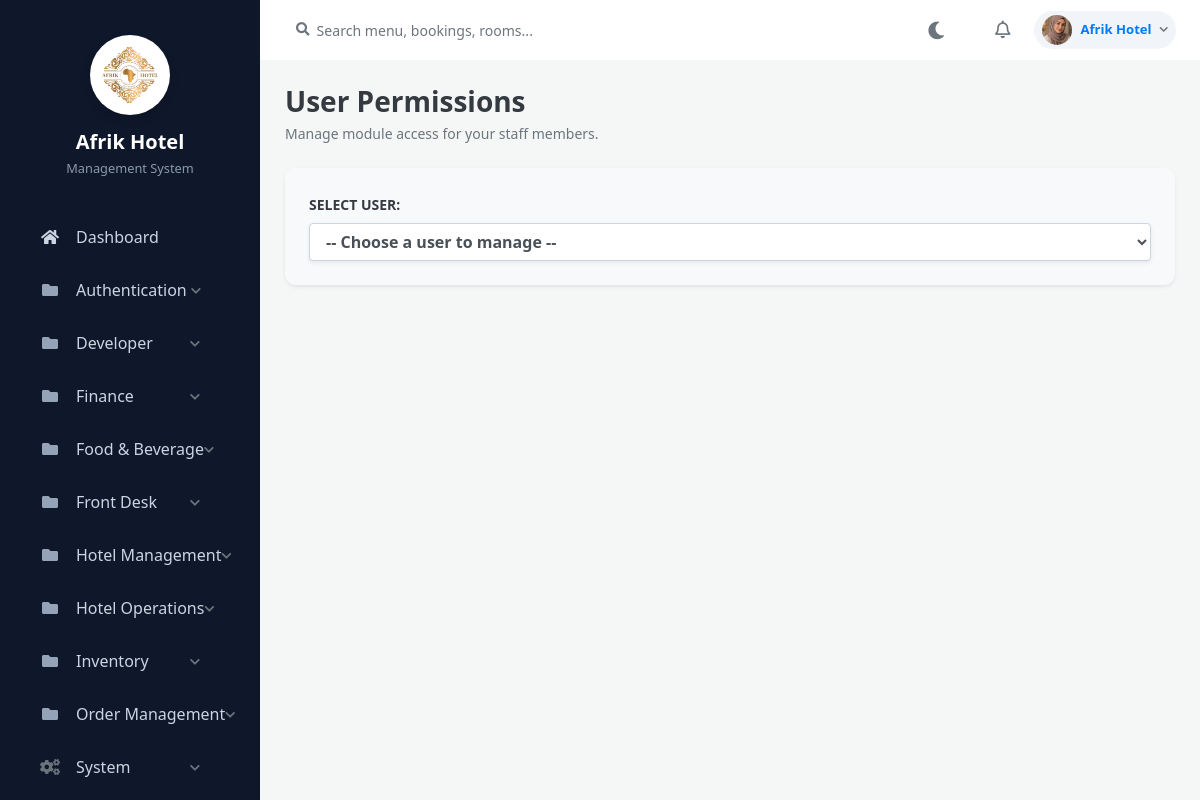
The app's page /admin/users/user_permissions.php (signed in) with its own data.
### tables this page shows
CREATE TABLE `settings` (
  `id` int(11) NOT NULL,
  `hotel_name` varchar(255) NOT NULL,
  `hotel_email` varchar(255) NOT NULL,
  `hotel_phone` varchar(50) NOT NULL,
  `hotel_address` text NOT NULL,
  `updated_at` timestamp NOT NULL DEFAULT current_timestamp() ON UPDATE current_timestamp(),
  `hotel_logo` varchar(255) DEFAULT NULL
);

CREATE TABLE `system_pages` (
  `id` int(11) NOT NULL,
  `page_name` varchar(100) NOT NULL,
  `url` varchar(255) NOT NULL,
  `category` varchar(100) NOT NULL,
  `icon_class` varchar(100) NOT NULL,
  `page_type` varchar(50) DEFAULT 'Sidebar',
  `created_at` timestamp NOT NULL DEFAULT current_timestamp()
);

### includes/auth_check.php (called while the page is built, shortened)
<?php
$scriptDir = dirname($_SERVER['SCRIPT_FILENAME']);
$basePath = '';
while (!file_exists($scriptDir . '/config/database.php') && strlen($scriptDir) > 3) {
    $basePath .= '../';
    $scriptDir = dirname($scriptDir);
}
?>

### admin/users/user_permissions.php (the view, shortened to what this page needs)
<?php
require_once '../../includes/auth_check.php';
require_once '../../config/database.php';
$current_admin_id = intval($_SESSION['admin_id']);
$users = $conn->query("SELECT id, name, full_name, role FROM admin WHERE id != $current_admin_id ORDER BY name ASC");
$pages_res = $conn->query("SELECT * FROM system_pages ORDER BY category ASC, id ASC");
include '../../includes/header.php';
include '../../includes/sidebar.php';
include '../../includes/navbar.php';
?>
<div class="container-fluid p-0">
    <div class="mb-4">
        <h1 class="h3 font-weight-bold text-dark mb-1">User Permissions</h1>
        <p class="text-muted small">Manage module access for your staff members.</p>
    </div>
    <div class="card shadow-sm border-0 mb-4" style="border-radius: 12px;">
        <div class="card-body p-4 bg-light" style="border-radius: 12px;">
            <form method="GET" action="" id="userSelectForm">
                <label class="font-weight-bold text-dark text-uppercase small">Select User:</label>
                <?php if($users->num_rows > 0): ?>
                    <select name="user_id" class="form-control font-weight-bold shadow-sm" style="border: 1px solid #cbd5e1;" onchange="document.getElementById('userSelectForm').submit();">
                        <option value="">-- Choose a user to manage --</option>
                    </select>
                <?php else: ?>
                    <div class="alert alert-warning mb-0 border-0 shadow-sm">
                        <i class="fas fa-exclamation-circle mr-1"></i> You are the only user in the system. <a href="users.php" class="font-weight-bold text-dark">Add a staff member</a> to manage permissions.
                    </div>
                <?php endif; ?>
            </form>
        </div>
    </div>
</div>
<?php include '../../includes/footer.php'; ?>

### includes/sidebar.php (shortened to what this page needs)
<nav id="sidebar">
    <?php
    $sidebar_settings = [];
    if (isset($conn)) {
        $set_query = $conn->query("SELECT hotel_name, hotel_logo FROM settings WHERE id = 1");
        if ($set_query && $set_query->num_rows > 0) {
            $sidebar_settings = $set_query->fetch_assoc();
        }
    }
    $hotel_title = !empty($sidebar_settings['hotel_name']) ? htmlspecialchars($sidebar_settings['hotel_name']) : 'Afrik Hotel';
    $hotel_logo = !empty($sidebar_settings['hotel_logo']) ? htmlspecialchars($sidebar_settings['hotel_logo']) : '';
    ?>
    <div class="sidebar-header" style="flex-direction: column; text-align: center; padding-top: 35px; padding-bottom: 25px;">
        <?php if ($hotel_logo): ?>
            <img src="<?php echo $basePath; ?>assets/images/<?php echo $hotel_logo; ?>" alt="Logo" style="width: 80px; height: 80px; object-fit: cover; margin-bottom: 15px; margin-right: 0; background: #fff; border-radius: 50%; padding: 4px; box-shadow: 0 4px 10px rgba(0,0,0,0.15);">
        <?php endif; ?>
        <div>
            <div style="font-size: 1.25rem; line-height: 1.2; font-weight: 700; color: #fff;"><?php echo $hotel_title; ?></div>
            <div style="font-size: 0.8rem; font-weight: normal; color: #8a99af; margin-top: 5px;">Management System</div>
        </div>
    </div>
    <?php
    $current_page = basename($_SERVER['PHP_SELF']);
    $menu_structure = [];
    if (isset($conn)) {
        $pages_query = $conn->query("SELECT * FROM system_pages ORDER BY category ASC, id ASC");
        while($row = $pages_query->fetch_assoc()) {
            if (hasPermission($row['url'])) {
                if ($row['category'] === 'Finance' && (stripos($row['page_name'], 'report') !== false || stripos($row['url'], 'report') !== false)) {
                    $menu_structure['Reports'][] = $row;
                } else {
                    $menu_structure[$row['category']][] = $row;
                }
            }
        }
        $ordered_menu = [];
        if (isset($menu_structure['Main'])) {
            $ordered_menu['Main'] = $menu_structure['Main'];
            unset($menu_structure['Main']);
        }
        $system_pages = isset($menu_structure['System']) ? $menu_structure['System'] : null;
        unset($menu_structure['System']);
        $reports_pages = isset($menu_structure['Reports']) ? $menu_structure['Reports'] : null;
        unset($menu_structure['Reports']);
        foreach ($menu_structure as $cat => $pages) {
            $ordered_menu[$cat] = $pages;
        }
        if ($system_pages) {
            $ordered_menu['System'] = $system_pages;
        }
        if ($reports_pages) {
            $ordered_menu['Reports'] = $reports_pages;
        }
        $menu_structure = $ordered_menu;
    }
    ?>
    <ul class="list-unstyled components">
        <?php foreach($menu_structure as $category => $cat_pages): ?>
            <?php if ($category === 'Main'): ?>
                <?php foreach($cat_pages as $page): ?>
                    <li class="<?php echo ($current_page == basename($page['url'])) ? 'active' : ''; ?>">
                        <a href="<?php echo $basePath . $page['url']; ?>" class="d-flex align-items-center">
                            <i class="<?php echo htmlspecialchars($page['icon_class']); ?> mr-3" style="width: 20px; text-align: center;"></i>
                            <span style="white-space: nowrap;"><?php echo htmlspecialchars($page['page_name']); ?></span>
                        </a>
                    </li>
                <?php endforeach; ?>
            <?php else: ?>
                <?php $cat_id = md5($category); ?>
                <li>
                    <a href="#cat-<?php echo $cat_id; ?>" data-toggle="collapse" aria-expanded="false" class="d-flex justify-content-between align-items-center">
                        <div class="d-flex align-items-center">
                            <?php if ($category === 'Reports'): ?>
                                <i class="fas fa-chart-bar text-muted mr-3" style="width: 20px; text-align: center;"></i>
                            <?php elseif ($category === 'System'): ?>
                                <i class="fas fa-cogs text-muted mr-3" style="width: 20px; text-align: center;"></i>
                            <?php else: ?>
                                <i class="fas fa-folder text-muted mr-3" style="width: 20px; text-align: center;"></i>
                            <?php endif; ?>
                            <span style="white-space: nowrap;"><?php echo htmlspecialchars($category); ?></span>
                        </div>
                        <i class="fas fa-chevron-down text-muted" style="font-size: 0.7rem;"></i>
                    </a>
                </li>
            <?php endif; ?>
        <?php endforeach; ?>
    </ul>
</nav>

### includes/navbar.php (shortened to what this page needs)
<?php
$nav_username = htmlspecialchars($_SESSION['admin_username'] ?? 'Admin');
$nav_avatar = 'https://ui-avatars.com/api/?name=' . urlencode($nav_username) . '&background=10b981&color=fff';
if (isset($_SESSION['admin_id']) && isset($conn)) {
    $admin_id = intval($_SESSION['admin_id']);
    $pic_query = $conn->query("SELECT profile_picture FROM admin WHERE id = $admin_id");
    if ($pic_query && $pic_query->num_rows > 0) {
        $pic_data = $pic_query->fetch_assoc();
        if (!empty($pic_data['profile_picture'])) {
            $base = isset($basePath) ? $basePath : '../';
            $nav_avatar = $base . 'assets/images/' . htmlspecialchars($pic_data['profile_picture']);
        }
    }
}
?>
<div id="content">
    <div class="top-navbar px-4 py-2 d-flex align-items-center justify-content-between" style="background: var(--card-bg, #ffffff); border-bottom: 1px solid var(--border-color); position: sticky; top: 0; z-index: 999; transition: background 0.3s ease;">
        <div class="d-flex align-items-center flex-grow-1">
            <div class="input-group" style="max-width: 350px;">
                <div class="input-group-prepend">
                    <span class="input-group-text bg-transparent border-0 pr-1">
                        <i class="fas fa-search text-muted" style="font-size: 0.85rem;"></i>
                    </span>
                </div>
                <input type="text" class="form-control bg-transparent border-0 shadow-none px-1" placeholder="Search menu, bookings, rooms..." style="color: var(--text-main); font-size: 0.88rem;">
            </div>
        </div>
        <div class="d-flex align-items-center">
            <button type="button" id="darkModeToggle" class="btn btn-link text-muted p-2 mr-2" style="font-size: 1.1rem; text-decoration: none;">
                <i class="fas fa-moon" id="themeIcon"></i>
            </button>
            <div class="dropdown mx-2">
                <a href="#" class="text-muted position-relative d-inline-flex align-items-center p-2" id="notificationDropdown" data-toggle="dropdown" aria-haspopup="true" aria-expanded="false" style="font-size: 1.1rem;">
                    <i class="far fa-bell"></i>
                </a>
            </div>
            <div class="dropdown ml-2">
                <a href="#" class="d-flex align-items-center text-decoration-none py-1 px-2 rounded-pill" id="profileDropdown" data-toggle="dropdown" aria-haspopup="true" aria-expanded="false" style="background: var(--body-bg, #f1f5f9); border: 1px solid var(--border-color);">
                    <img src="<?php echo $nav_avatar; ?>" class="rounded-circle mr-2" style="width: 30px; height: 30px; object-fit: cover;" alt="User">
                    <span class="font-weight-bold mr-2 d-none d-sm-inline" style="font-size: 0.82rem; color: var(--text-main);"><?php echo $nav_username; ?></span>
                    <i class="fas fa-chevron-down text-muted" style="font-size: 0.6rem;"></i>
                </a>
            </div>
        </div>
    </div>
    <div class="content-wrapper">

### assets/css/style.css (style rules this page uses)
body { background-color: #f4f7f6; font-family: 'Segoe UI', Tahoma, Geneva, Verdana, sans-serif; color: #333; margin: 0; padding: 0; height: 100vh; overflow: hidden !important; }
#sidebar { width: 260px; min-width: 260px; background: #1c2434; height: 100vh; color: #8a99af; transition: all 0.3s; display: flex; flex-direction: column; overflow-y: auto; flex-shrink: 0; }
#sidebar .sidebar-header { padding: 25px 20px; font-size: 1.25rem; font-weight: 600; color: #fff; display: flex; align-items: center; }
#sidebar ul.components { padding: 10px 15px; flex-grow: 1; }
#sidebar ul li { margin-bottom: 5px; }
#sidebar ul li a { padding: 12px 20px; font-size: 1rem; display: block; color: #8a99af; text-decoration: none; border-radius: 8px; transition: all 0.2s ease-in-out; }
#sidebar ul li a i { margin-right: 15px; width: 20px; text-align: center; }
#content { flex-grow: 1; width: calc(100% - 260px); height: 100vh; transition: all 0.3s; overflow-y: auto; overflow-x: hidden; display: flex; flex-direction: column; }
.content-wrapper { padding: 25px; }
.top-navbar { background: #fff; padding: 15px 25px; border-bottom: 1px solid #e2e8f0; display: flex; justify-content: space-between; align-items: center; flex-shrink: 0; }
.card { border: none; border-radius: 12px; box-shadow: 0 2px 10px rgba(0, 0, 0, 0.04); margin-bottom: 20px; }

### includes/header.php (style rules this page uses)
body { margin: 0; padding: 0; overflow: hidden !important; height: 100vh; }
#sidebar { min-width: 260px; max-width: 260px; height: 100vh; overflow-y: auto; flex-shrink: 0; scrollbar-width: thin; background-color: #0f172a; }
#sidebar ul { padding-left: 0; list-style: none; }
#sidebar a { padding: 12px 25px !important; color: #cbd5e1 !important; text-decoration: none !important; transition: all 0.2s ease; font-size: 0.95rem; display: flex; align-items: center; }
#sidebar .fas.fa-folder { color: #94a3b8 !important; }
#content { flex-grow: 1; height: 100vh; overflow-y: auto; overflow-x: hidden; transition: all 0.3s; }

### records on screen
settings: hotel_logo (picture), hotel_name "Afrik Hotel"
system_pages: page_name "Dashboard"

### other values on screen
$category "Authentication"
$category "Developer"
$category "Finance"
$category "Food & Beverage"
$category "Front Desk"
$category "Hotel Management"
$category "Hotel Operations"
$category "Inventory"
$category "Order Management"
$category "System"
$nav_username "Afrik Hotel"
